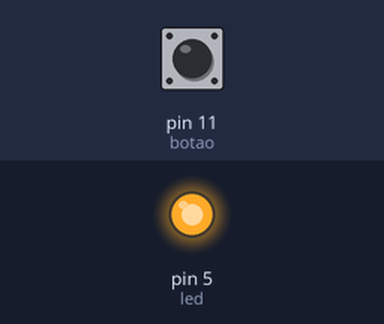
The sketch below on a simulated Arduino Uno, built with avr-gcc and run on an emulated ATmega328P. Shown: output pins drawn as LEDs (lit = HIGH). The test bench sets the inputs (shaded band); at power-on: pin 11 (botao) LOW.

Above: at 1.2 s.
1.3 s: pin 11 (botao) pulled HIGH for 0.15 s
At 1.37 s:
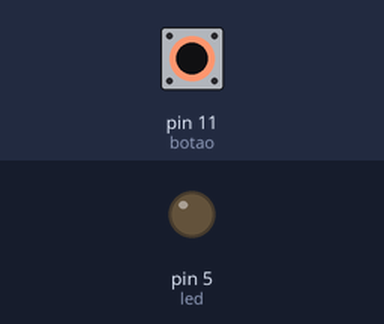
2.9 s: pin 11 (botao) pulled HIGH for 3.2 s
At 7.0 s:
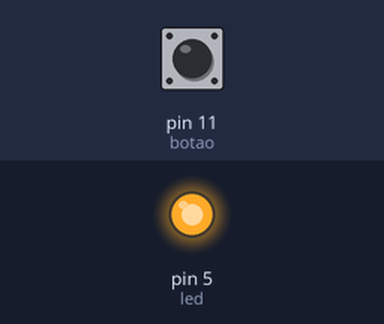
Timing chart, 0 to 8.5 s (numbered marks = the images above; inputs shaded):
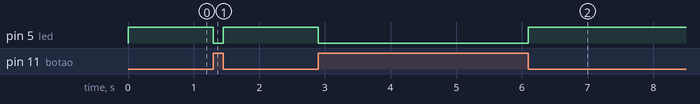

The sketch:

codigo.ino
```cpp
const int led = 5;
const int botao = 11;

int estadoBotao = 0;

void setup()
{
  pinMode(led,OUTPUT);
  pinMode(botao,INPUT);
}

void loop()
{
  estadoBotao = digitalRead(botao);
  if (estadoBotao == HIGH) {
  digitalWrite(led, LOW);
  }
  else {
  digitalWrite(led, HIGH);
  }

}
```

Measured:
- after the input at 1.3 s, pin 5 (led): HIGH → LOW at once, → HIGH 0.15 s later
- after the input at 2.9 s, pin 5 (led): HIGH → LOW at once, → HIGH 3.2 s later
